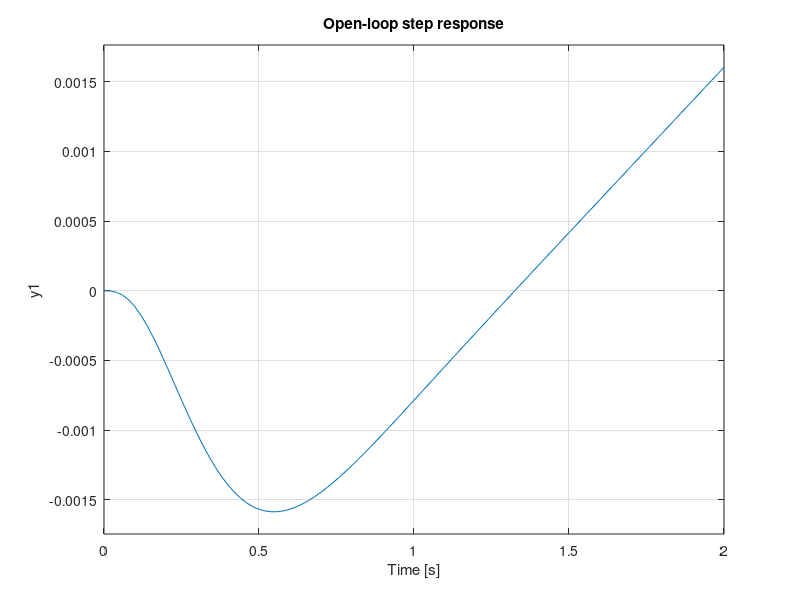

Source code (MATLAB): (Note: this script raises an error after producing the figure.)
%% Setup the plant
s = tf('s');
P = -1.202*(s-1)/(s*(s+9)*(s^2+12*s+56.25));
figure;
subplot(2,1,1);
step(P,2);
title('Open-loop step response');

%% Design the PID controller
% Kp = 10;
% Ki = 10;
% Kd = 0;
% C = pid(Kp,Ki,Kd);
C = -(s*(s+9)*(s^2+12*s+56.25))/(1.202*(s-1)*(s^2+100*s+10000));
H = feedback(C*P,1);
S = stepinfo(H);
ts = S.SettlingTime;
tr = S.RiseTime;
Mo = S.SettlingMax;
ess = 0;

%% Simulate the closed-loop step response
figure;
subplot(2,1,2);
step(H,2);
title('Closed-loop step response');
J = 10*tr + ts + 20*Mo + 100*ess;
